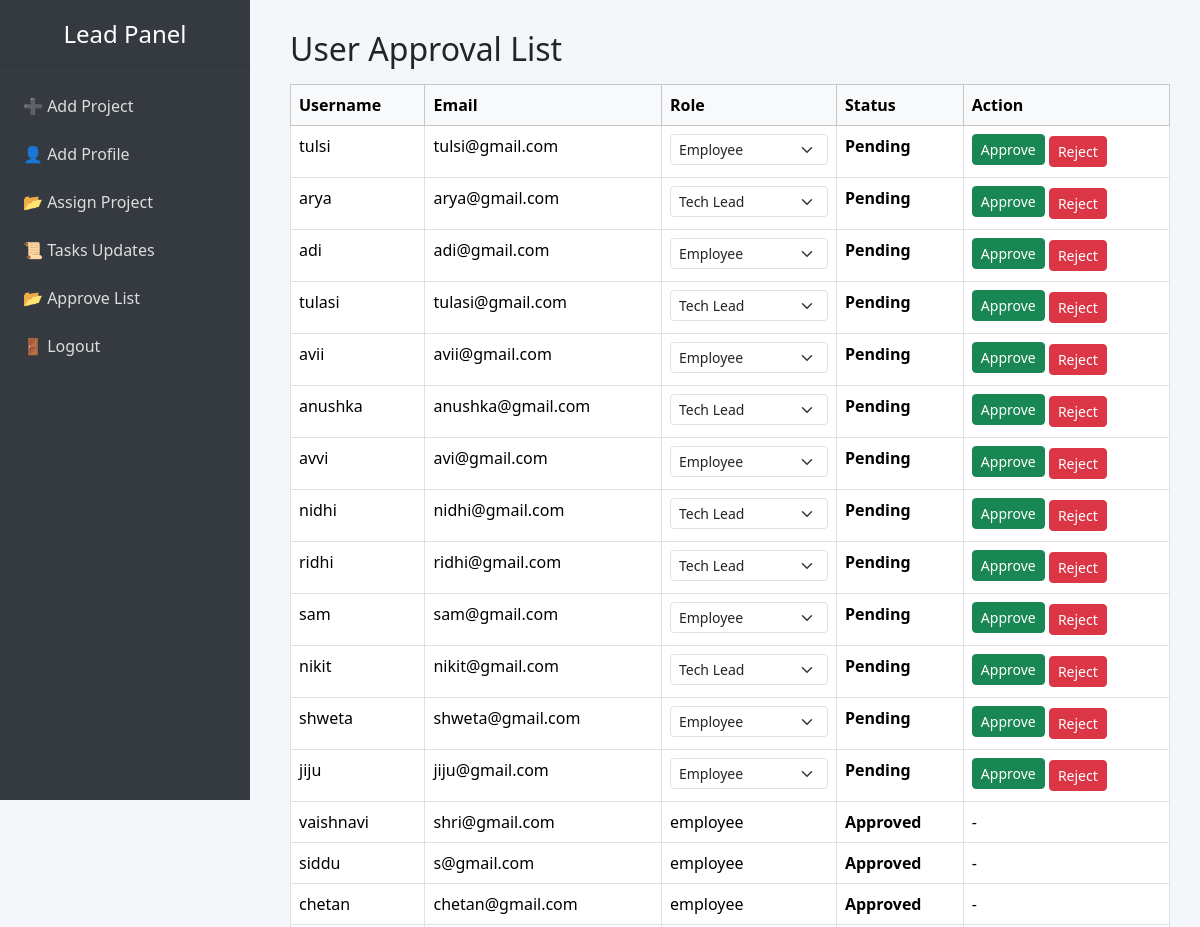
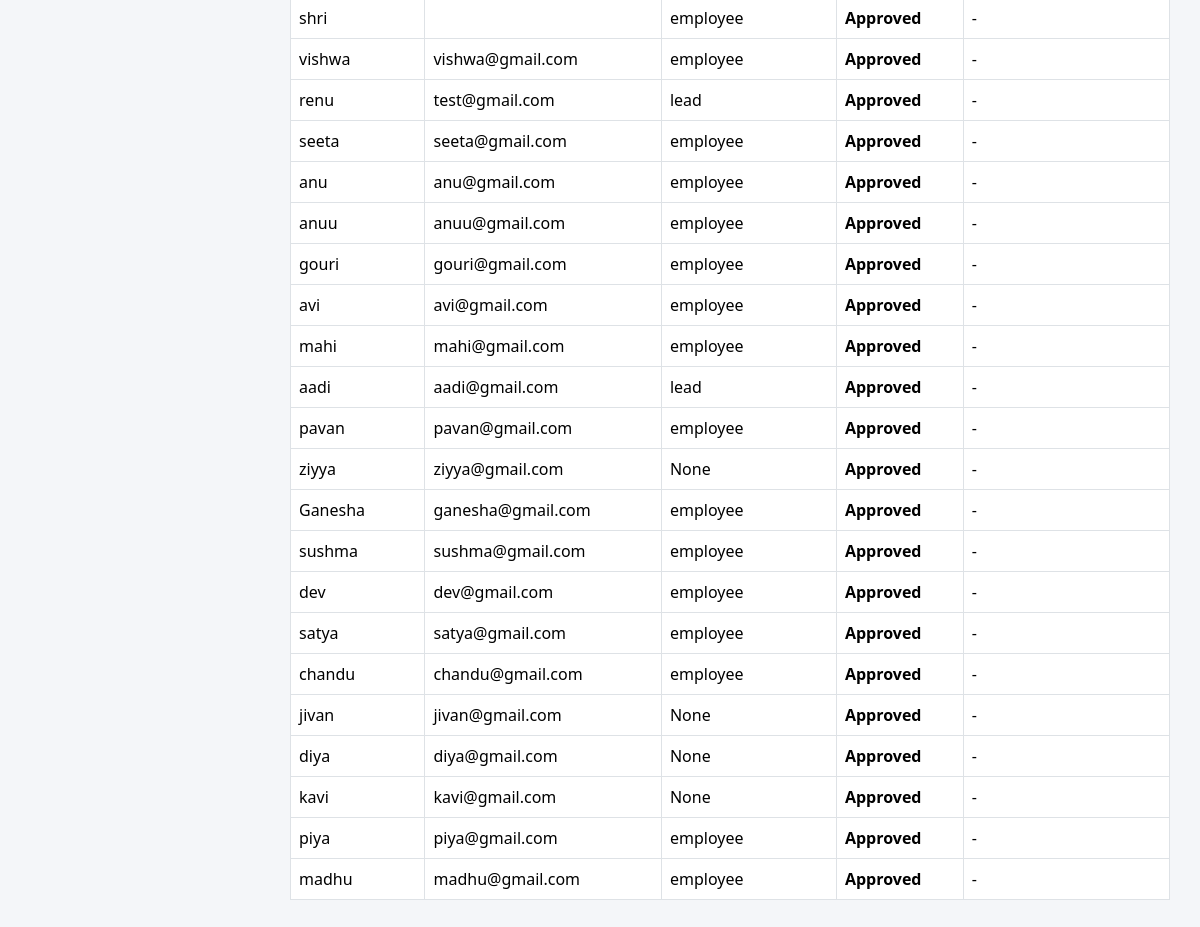
The page /approval_list/ (signed in) on the database its author committed (2 pictures, top to bottom).
### standup/models.py (models this page shows, shortened)
class User(AbstractUser):
    ROLE_CHOICES = (
        ('employee', 'Employee'),
        ('lead', 'Tech Lead'),
    )
    role = models.CharField(max_length=10, choices=ROLE_CHOICES, blank=True,null=True)
    is_approved = models.BooleanField(default=False)
    is_pending = models.BooleanField(default=True)

### standup/views.py (the view)
# urls.py: path('approval_list/',approval_list,name='approval_list'),
@login_required(login_url='login_view')
def approval_list(request):
    if request.user.role != 'lead':
        return redirect('login_view')
    pending_users = User.objects.filter(is_pending=True)
    approved_users = User.objects.filter(is_approved=True, is_pending=False)
    return render(request, 'approve.html', {
        'pending_users': pending_users,
        'approved_users': approved_users
    })

### standup/templates/approve.html (shortened to what this page needs)
<!DOCTYPE html>
<html lang="en">
<head>
  <link href="https://cdn.jsdelivr.net/npm/bootstrap@5.3.2/dist/css/bootstrap.min.css" rel="stylesheet">
</head>
<body>
  <div class="sidebar">
    <h4 class="text-center text-white">Lead Panel</h4>
    <hr class="bg-light">
    <a href="{% url 'add_project' %}">➕ Add Project</a>
    <a href="{% url 'add_profile' %}">👤 Add Profile</a>
    <a href="{% url 'assign_project' %}">📂 Assign Project</a>
    <a href="{% url 'team_lead_task_view' %}">📜 Tasks Updates</a>
    <a href="{% url 'approval_list' %}">📂 Approve List</a>
    <a href="{% url 'logout_view' %}">🚪 Logout</a>
  </div>
  <div class="content">
    <h2>User Approval List</h2>
    {% if pending_users or approved_users %}
      <table class="table table-bordered mt-3">
        <thead class="table-light">
          <tr>
            <th>Username</th>
            <th>Email</th>
            <th>Role</th>
            <th>Status</th>
            <th>Action</th>
          </tr>
        </thead>
        <tbody>
          {% for user in pending_users %}
          <tr>
            <td>{{ user.username }}</td>
            <td>{{ user.email }}</td>
            <td>
              <form method="post" action="{% url 'approve_user' user.id %}">
                <select name="role" class="form-select form-select-sm" required>
                  <option value="employee" {% if user.role == 'employee' %}selected{% endif %}>Employee</option>
                  <option value="lead" {% if user.role == 'lead' %}selected{% endif %}>Tech Lead</option>
                </select>
            </td>
            <td class="status-pending">Pending</td>
            <td>
                <button type="submit" class="btn btn-success btn-sm mb-1">Approve</button>
                <a href="{% url 'reject_user' user.id %}" class="btn btn-danger btn-sm">Reject</a>
            </td>
          </tr>
          {% endfor %}
          {% for user in approved_users %}
          <tr>
            <td>{{ user.username }}</td>
            <td>{{ user.email }}</td>
            <td>{{ user.role }}</td>
            <td class="status-approved">Approved</td>
            <td>-</td>
          </tr>
          {% endfor %}
        </tbody>
      </table>
    {% else %}
      <p>No users found.</p>
    {% endif %}
  </div>
</body>
</html>

### standup/templates/approve.html (style rules this page uses)
body { font-family: 'Segoe UI', Tahoma, Geneva, Verdana, sans-serif; background-color: #f4f6f9; }
.sidebar { height: 100vh; width: 250px; position: fixed; top: 0; left: 0; background-color: #343a40; padding-top: 20px; }
.sidebar a { padding: 12px 20px; text-decoration: none; font-size: 16px; color: #ddd; display: block; border-left: 3px solid transparent; }
.content { margin-left: 260px; padding: 30px; }
.status-pending { color: #ffc107; font-weight: bold; }
.status-approved { color: #28a745; font-weight: bold; }

### rows shown on the page
User: username "tulsi", email "tulsi@gmail.com", role "Employee"
User: username "arya", email "arya@gmail.com", role "Tech Lead"
User: username "adi", email "adi@gmail.com", role "Employee"
User: username "tulasi", email "tulasi@gmail.com", role "Tech Lead"
User: username "avii", email "avii@gmail.com", role "Employee"
User: username "anushka", email "anushka@gmail.com", role "Tech Lead"
User: username "avvi", email "avi@gmail.com", role "Employee"
User: username "nidhi", email "nidhi@gmail.com", role "Tech Lead"
User: username "ridhi", email "ridhi@gmail.com", role "Tech Lead"
User: username "sam", email "sam@gmail.com", role "Employee"
User: username "nikit", email "nikit@gmail.com", role "Tech Lead"
User: username "shweta", email "shweta@gmail.com"
User: username "jiju", email "jiju@gmail.com"
User: username "vaishnavi", email "shri@gmail.com", role "employee"
User: username "siddu", email "s@gmail.com", role "employee"
User: username "chetan", email "chetan@gmail.com", role "employee"
User: username "shri", role "employee"
User: username "vishwa", email "vishwa@gmail.com", role "employee"
User: username "renu", email "test@gmail.com", role "lead"
User: username "seeta", email "seeta@gmail.com", role "employee"
User: username "anu", email "anu@gmail.com", role "employee"
User: username "anuu", email "anuu@gmail.com", role "employee"
User: username "gouri", email "gouri@gmail.com", role "employee"
User: username "avi", email "avi@gmail.com", role "employee"
User: username "mahi", email "mahi@gmail.com", role "employee"
User: username "aadi", email "aadi@gmail.com", role "lead"
User: username "pavan", email "pavan@gmail.com", role "employee"
User: username "ziyya", email "ziyya@gmail.com", role "None"
User: username "Ganesha", email "ganesha@gmail.com", role "employee"
User: username "sushma", email "sushma@gmail.com", role "employee"
User: username "dev", email "dev@gmail.com", role "employee"
User: username "satya", email "satya@gmail.com", role "employee"
User: username "chandu", email "chandu@gmail.com", role "employee"
User: username "jivan", email "jivan@gmail.com", role "None"
User: username "diya", email "diya@gmail.com", role "None"
User: username "kavi", email "kavi@gmail.com", role "None"
User: username "piya", email "piya@gmail.com", role "employee"
User: username "madhu", email "madhu@gmail.com", role "employee"
